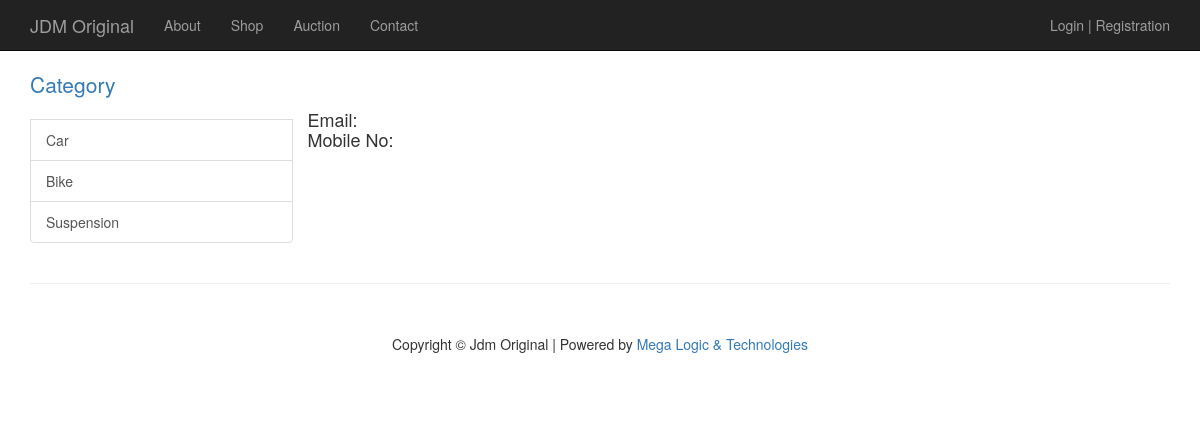
/index.php/contact, run on an earlier commit of the app's database.
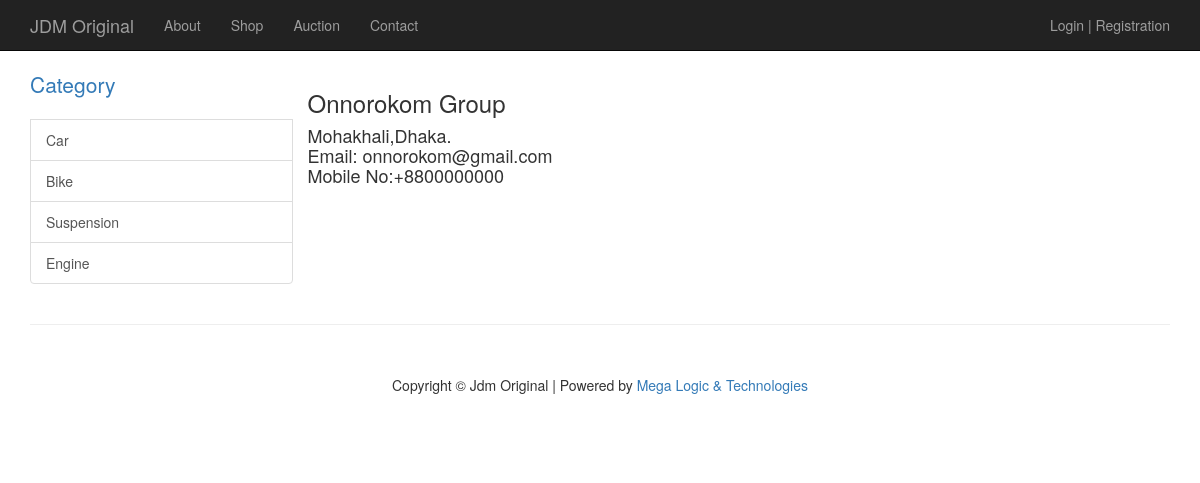
And on a later commit of the database.
### tables this page shows
CREATE TABLE IF NOT EXISTS `category` (
  `id` int(11) NOT NULL AUTO_INCREMENT,
  `name` varchar(50) DEFAULT NULL,
  PRIMARY KEY (`id`)
);

CREATE TABLE IF NOT EXISTS `contact_info` (
  `id` int(11) NOT NULL AUTO_INCREMENT,
  `company_name` varchar(255) NOT NULL,
  `address` varchar(255) NOT NULL,
  `email` varchar(255) NOT NULL,
  `mobile_no` varchar(32) NOT NULL,
  PRIMARY KEY (`id`)
);

### application/controllers/contact.php (called while the page is built)
<?php
	class Contact extends CI_Controller {
		public function index()
		{
			$this->load->model('category');
			$hdata['title']='Product-JDM Original';
			$hdata['cat'] = $this->category->get_category();
			$this->load->model('contact_info');
			$this->load->view('common/header', $hdata);
			$data['address'] = $this->contact_info->get_category(1) ;
			$this->load->view('Contact_view',$data);
			$this->load->view('common/footer');
		}
	}
?>

### index.php (called while the page is built, shortened)
<?php
require_once BASEPATH.'core/CodeIgniter.php';

### application/models/category.php (called while the page is built, shortened)
<?php if ( ! defined('BASEPATH')) exit('No direct script access allowed');
class category extends CI_Model{
    function get_category(){
        $query = $this->db->query('SELECT * FROM category');
        return $query->result_array();
    }
}
?>

### application/models/contact_info.php (called while the page is built, shortened)
<?php if ( ! defined('BASEPATH')) exit('No direct script access allowed');
class contact_info extends CI_Model{
    function get_category($id){
        $query = $this->db->query("SELECT * FROM contact_info where id = '$id'");
        return $query->row();
    }
}
?>

### application/views/contact_view.php (the view)
<div class="col-md-4">
    <div class="row">
	<h3> <?php echo $address->company_name; ?> </h3>
	<h4>
		  <?php echo $address->address
		  .'<br/>Email: ' . $address->email
		  .'<br/>Mobile No:'. $address->mobile_no; ?>
	</h4>
    </div>
</div>

### application/views/common/header.php (shortened to what this page needs)
<!DOCTYPE html>
<html lang="en">
<head>
    <link href="<?php echo base_url() ?>public/css/bootstrap.min.css" rel="stylesheet">
    <link href="<?php echo base_url() ?>public/css/shop-homepage.css" rel="stylesheet">
</head>
<body>
    <nav class="navbar navbar-inverse navbar-fixed-top" role="navigation">
        <div class="container">
            <div class="navbar-header">
                <a class="navbar-brand" href="<?php echo base_url() ?>">JDM Original</a>
            </div>
            <div class="collapse navbar-collapse" id="bs-example-navbar-collapse-1">
                <ul class="nav navbar-nav">
                     <li>
                        <a href="#">About</a>
                    </li>
                    <li>
                        <a href="<?php echo base_url() ?>index.php/shop">Shop</a>
                    </li>
                    <li>
                        <a href="<?php echo base_url() ?>index.php/auction">Auction</a>
                    </li>
                    <li>
                        <a href="<?php echo base_url() ?>index.php/contact">Contact</a>
                    </li>
                </ul>
                <ul class="nav pull-right navLogin">
                <?php
                if(!isset($this->session->userdata['logged_in']))
                {
                ?>
                    <a href="<?php echo base_url() ?>index.php/account/login">Login</a>
                    |
                    <a href="<?php echo base_url() ?>index.php/account/registration">Registration</  a>
                <?php } else { ?>
                    Welcome <?php echo $this->session->userdata['logged_in']['user_name']; ?> |
                    <a href="<?php echo base_url() ?>index.php/account/logout">Logout</a>
               <?php } ?>
                </ul>
            </div>
        </div>
    </nav>
    <div class="container">
        <div class="row">
            <div class="col-md-3">
                <p class="lead">Category</p>
                <div class="list-group">
                    <?php foreach ($cat as $c) { ?>
                        <a href="<?php echo base_url() ?>index.php/product/category/<?php echo $c["id"] ?>" class="list-group-item"><?php echo $c['name'] ?></a>
                    <?php } ?>
                </div>
            </div>

What changed in the data, as far as the page shows it:
added category: name "Engine"
added contact_info: company_name "Onnorokom Group", address "Mohakhali,Dhaka.", email "onnorokom@gmail.com", mobile_no "+8800000000"
